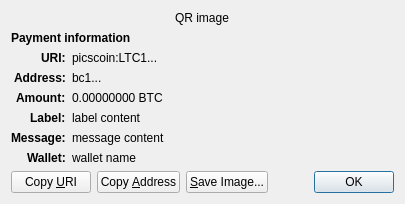
<?xml version="1.0" encoding="UTF-8"?>
<ui version="4.0">
 <class>ReceiveRequestDialog</class>
 <widget class="QDialog" name="ReceiveRequestDialog">
  <property name="geometry">
   <rect>
    <x>0</x>
    <y>0</y>
    <width>413</width>
    <height>229</height>
   </rect>
  </property>
  <property name="windowTitle">
   <string>Request payment to ...</string>
  </property>
  <layout class="QGridLayout" name="gridLayout" columnstretch="0,1">
   <property name="sizeConstraint">
    <enum>QLayout::SetFixedSize</enum>
   </property>
   <item row="0" column="0" colspan="2" alignment="Qt::AlignHCenter">
    <widget class="QRImageWidget" name="qr_code">
     <property name="text">
      <string notr="true">QR image</string>
     </property>
     <property name="textInteractionFlags">
      <set>Qt::NoTextInteraction</set>
     </property>
    </widget>
   </item>
   <item row="1" column="0" colspan="2">
    <widget class="QLabel" name="payment_header">
     <property name="font">
      <font>
       <weight>75</weight>
       <bold>true</bold>
      </font>
     </property>
     <property name="text">
      <string>Payment information</string>
     </property>
     <property name="textInteractionFlags">
      <set>Qt::NoTextInteraction</set>
     </property>
    </widget>
   </item>
   <item row="2" column="0" alignment="Qt::AlignRight|Qt::AlignTop">
    <widget class="QLabel" name="uri_tag">
     <property name="font">
      <font>
       <weight>75</weight>
       <bold>true</bold>
      </font>
     </property>
     <property name="text">
      <string notr="true">URI:</string>
     </property>
     <property name="textFormat">
      <enum>Qt::PlainText</enum>
     </property>
     <property name="textInteractionFlags">
      <set>Qt::NoTextInteraction</set>
     </property>
    </widget>
   </item>
   <item row="2" column="1" alignment="Qt::AlignTop">
    <widget class="QLabel" name="uri_content">
     <property name="text">
      <string notr="true">picscoin:LTC1...</string>
     </property>
     <property name="textFormat">
      <enum>Qt::RichText</enum>
     </property>
     <property name="wordWrap">
      <bool>true</bool>
     </property>
     <property name="textInteractionFlags">
      <set>Qt::TextSelectableByMouse</set>
     </property>
    </widget>
   </item>
   <item row="3" column="0" alignment="Qt::AlignRight|Qt::AlignTop">
    <widget class="QLabel" name="address_tag">
     <property name="font">
      <font>
       <weight>75</weight>
       <bold>true</bold>
      </font>
     </property>
     <property name="text">
      <string>Address:</string>
     </property>
     <property name="textInteractionFlags">
      <set>Qt::NoTextInteraction</set>
     </property>
    </widget>
   </item>
   <item row="3" column="1" alignment="Qt::AlignTop">
    <widget class="QLabel" name="address_content">
     <property name="text">
      <string notr="true">bc1...</string>
     </property>
     <property name="textFormat">
      <enum>Qt::PlainText</enum>
     </property>
     <property name="textInteractionFlags">
      <set>Qt::TextSelectableByMouse</set>
     </property>
    </widget>
   </item>
   <item row="4" column="0" alignment="Qt::AlignRight|Qt::AlignTop">
    <widget class="QLabel" name="amount_tag">
     <property name="font">
      <font>
       <weight>75</weight>
       <bold>true</bold>
      </font>
     </property>
     <property name="text">
      <string>Amount:</string>
     </property>
     <property name="textInteractionFlags">
      <set>Qt::NoTextInteraction</set>
     </property>
    </widget>
   </item>
   <item row="4" column="1" alignment="Qt::AlignTop">
    <widget class="QLabel" name="amount_content">
     <property name="text">
      <string notr="true">0.00000000 BTC</string>
     </property>
     <property name="textFormat">
      <enum>Qt::PlainText</enum>
     </property>
     <property name="textInteractionFlags">
      <set>Qt::TextSelectableByMouse</set>
     </property>
    </widget>
   </item>
   <item row="5" column="0" alignment="Qt::AlignRight|Qt::AlignTop">
    <widget class="QLabel" name="label_tag">
     <property name="font">
      <font>
       <weight>75</weight>
       <bold>true</bold>
      </font>
     </property>
     <property name="text">
      <string>Label:</string>
     </property>
     <property name="textInteractionFlags">
      <set>Qt::NoTextInteraction</set>
     </property>
    </widget>
   </item>
   <item row="5" column="1" alignment="Qt::AlignTop">
    <widget class="QLabel" name="label_content">
     <property name="text">
      <string notr="true">label content</string>
     </property>
     <property name="textFormat">
      <enum>Qt::PlainText</enum>
     </property>
     <property name="wordWrap">
      <bool>true</bool>
     </property>
     <property name="textInteractionFlags">
      <set>Qt::TextSelectableByMouse</set>
     </property>
    </widget>
   </item>
   <item row="6" column="0" alignment="Qt::AlignRight|Qt::AlignTop">
    <widget class="QLabel" name="message_tag">
     <property name="font">
      <font>
       <weight>75</weight>
       <bold>true</bold>
      </font>
     </property>
     <property name="text">
      <string>Message:</string>
     </property>
     <property name="textInteractionFlags">
      <set>Qt::NoTextInteraction</set>
     </property>
    </widget>
   </item>
   <item row="6" column="1" alignment="Qt::AlignTop">
    <widget class="QLabel" name="message_content">
     <property name="text">
      <string notr="true">message content</string>
     </property>
     <property name="textFormat">
      <enum>Qt::PlainText</enum>
     </property>
     <property name="wordWrap">
      <bool>true</bool>
     </property>
     <property name="textInteractionFlags">
      <set>Qt::TextSelectableByMouse</set>
     </property>
    </widget>
   </item>
   <item row="7" column="0" alignment="Qt::AlignRight|Qt::AlignTop">
    <widget class="QLabel" name="wallet_tag">
     <property name="font">
      <font>
       <weight>75</weight>
       <bold>true</bold>
      </font>
     </property>
     <property name="text">
      <string>Wallet:</string>
     </property>
     <property name="textInteractionFlags">
      <set>Qt::NoTextInteraction</set>
     </property>
    </widget>
   </item>
   <item row="7" column="1" alignment="Qt::AlignTop">
    <widget class="QLabel" name="wallet_content">
     <property name="text">
      <string notr="true">wallet name</string>
     </property>
     <property name="textFormat">
      <enum>Qt::PlainText</enum>
     </property>
     <property name="wordWrap">
      <bool>true</bool>
     </property>
     <property name="textInteractionFlags">
      <set>Qt::TextSelectableByMouse</set>
     </property>
    </widget>
   </item>
   <item row="8" column="0" colspan="2">
    <layout class="QHBoxLayout" name="horizontalLayout">
     <item>
      <widget class="QPushButton" name="btnCopyURI">
       <property name="text">
        <string>Copy &amp;URI</string>
       </property>
       <property name="autoDefault">
        <bool>false</bool>
       </property>
      </widget>
     </item>
     <item>
      <widget class="QPushButton" name="btnCopyAddress">
       <property name="text">
        <string>Copy &amp;Address</string>
       </property>
       <property name="autoDefault">
        <bool>false</bool>
       </property>
      </widget>
     </item>
     <item>
      <widget class="QPushButton" name="btnSaveAs">
       <property name="text">
        <string>&amp;Save Image...</string>
       </property>
       <property name="autoDefault">
        <bool>false</bool>
       </property>
      </widget>
     </item>
     <item>
      <spacer name="horizontalSpacer_2">
       <property name="orientation">
        <enum>Qt::Horizontal</enum>
       </property>
       <property name="sizeHint" stdset="0">
        <size>
         <width>40</width>
         <height>20</height>
        </size>
       </property>
      </spacer>
     </item>
     <item>
      <widget class="QDialogButtonBox" name="buttonBox">
       <property name="focusPolicy">
        <enum>Qt::StrongFocus</enum>
       </property>
       <property name="standardButtons">
        <set>QDialogButtonBox::Ok</set>
       </property>
      </widget>
     </item>
    </layout>
   </item>
  </layout>
 </widget>
 <customwidgets>
  <customwidget>
   <class>QRImageWidget</class>
   <extends>QLabel</extends>
   <header>qt/qrimagewidget.h</header>
  </customwidget>
 </customwidgets>
 <tabstops>
  <tabstop>buttonBox</tabstop>
  <tabstop>btnCopyURI</tabstop>
  <tabstop>btnCopyAddress</tabstop>
  <tabstop>btnSaveAs</tabstop>
 </tabstops>
 <resources/>
 <connections>
  <connection>
   <sender>buttonBox</sender>
   <signal>accepted()</signal>
   <receiver>ReceiveRequestDialog</receiver>
   <slot>accept()</slot>
   <hints>
    <hint type="sourcelabel">
     <x>135</x>
     <y>230</y>
    </hint>
    <hint type="destinationlabel">
     <x>135</x>
     <y>126</y>
    </hint>
   </hints>
  </connection>
 </connections>
</ui>
